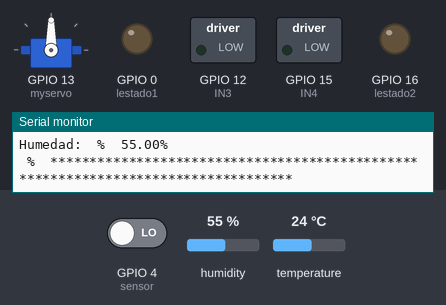
The sketch below on a simulated ESP8266 (NodeMCU). Parts: servo, switched loads named in the sketch (green lamp = pin HIGH), output pins drawn as LEDs (lit = HIGH), the last lines printed to the serial monitor. The inputs (shaded band) are chosen by the test bench; at power-on: GPIO 4 (sensor) LOW, humidity 55 %, temperature 24 °C. WiFi joins after 1.5 s; servers stay silent unless stated.

Above: at 2.7 s.
2.8 s: GPIO 4 (sensor) driven HIGH
At 6.9 s:
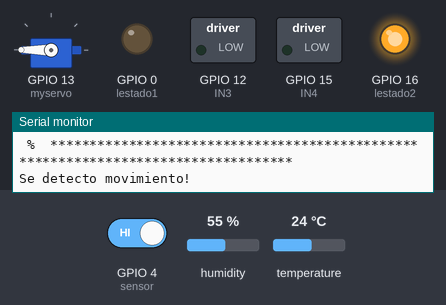
At 8.6 s:
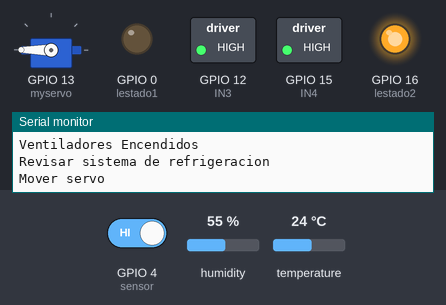
Timing chart, 0 to 10.1 s (numbered marks = the images above; inputs shaded):
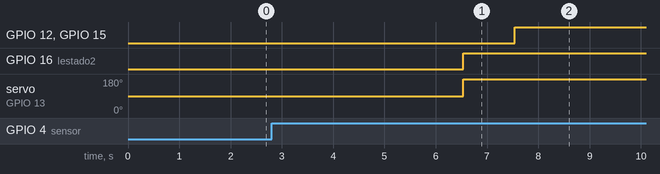

Measured:
- after the input at 2.8 s, GPIO 16 (lestado2): LOW → HIGH after 3.7 s instead of 5.8 s

The sketch:

proyecto.ino
```cpp
#include <DHT.h> // Librería sensores DHT
#include "ThingSpeak.h" // Include ThingSpeak Library
#include <ESP8266WiFi.h> // Include ESP8266wifi Library
#define DHTPIN 2// pin al que hemos conectado el DHT 11
#define DHTTYPE DHT11 //DHT21, DHT22
#include <Servo.h> //servomotor
Servo myservo;
int IN3 = 12;
int IN4 = 15;
int lestado1 = 0;  // Digital pin D2
int lestado2 = 16;  // Digital pin D2
int sensor = 4;  // Digital pin D6
char ssid[] = "ZTE-ec1596"; // Nombre del WiFi (nombre del router)
char pass[] = "Home789*Aa"; // WiFi router password
unsigned long myChannelNumber = 1399943; // Thingspeak número de canal
const char * myWriteAPIKey = "455X3MNZ8XFJL4KW"; // ThingSpeak write API Key
DHT dht(DHTPIN, DHT11, 27);
int status = WL_IDLE_STATUS;
WiFiClient client;
float temperatura;
float humedad;

void setup() {
    pinMode(sensor, INPUT);   // declare sensor as input
    pinMode(IN4, OUTPUT);    // Input4 conectada al pin 5
    pinMode(IN3, OUTPUT);    // Input3 conectada al pin 6
    pinMode(lestado1, OUTPUT);  // declare LED as output
    pinMode(lestado2, OUTPUT);  // declare LED as output
    WiFi.begin(ssid, pass); // Inicia WiFi
    ThingSpeak.begin(client); // Inicia ThingSpeak
    Serial.begin(115200); // Velocidad puerto serie
    Serial.println();
    myservo.attach(13); // attaches the servo on pin D7 to the servo object
    Serial.print("Conectando a ");
    Serial.print(ssid);
    while (WiFi.status() != WL_CONNECTED)
    {
    delay(500);
    Serial.print(".");
    }
    Serial.println();
    Serial.println("Conectado a WiFi");
    Serial.print("Dirección IP: ");
    Serial.println(WiFi.localIP());
    dht.begin(); // Inicia el sensor
    }

void loop() {
    //leemos humedad
    float humedad = dht.readHumidity();
    // usamos variables tipo float para guardar valores decimales
    // Leemos temperatura
    float temperatura = dht.readTemperature();
    // Comprobamos si las lecturas pueden dar algún fallo mediante la función isnan()
    // Esta función devuelve un 1 en caso de que el valor no sea numérico
    // Los caracteres || son como un OR. Si se cumple una de las dos condiciones mostramos error
    if (isnan(humedad) || isnan(temperatura)) {
    Serial.println("Fallo en la lectura del sensor DHT!");
    return;
    }
    Serial.println("**********************************************************************************");
       Serial.print("Temperatura: ");
       Serial.print(temperatura, 0);
       Serial.println("°C");
       Serial.print("Humedad: ");
       Serial.print(" %\t");
       Serial.print(humedad, 2);
       Serial.println("%");
       Serial.print(" %\t");
       Serial.println("**********************************************************************************");
       Serial.println();
       delay(5000);
      long estado = digitalRead(sensor);
        if(estado == HIGH) {
          digitalWrite (lestado2, HIGH);
          Serial.println("Se detecto movimiento!");
          //mover servomotor pos 180ª
          myservo.write(180);
          delay(1000);
        }
        else {
          digitalWrite (lestado1, LOW);
          Serial.println("No se detecto movimiento!");
          //mover servomotor pos 0ª
          myservo.write(0);
          delay(1000);
          }
        if(temperatura>16){ //Condición para mantener el ambiente fresco.
          Serial.println("Ventiladores Encendidos");
          Serial.println("Revisar sistema de refrigeracion");
          digitalWrite (IN4, HIGH);
          digitalWrite (IN3, HIGH);
          Serial.println("Mover servo");
          //mover servomotor pos 180ª
          myservo.write(180);
          temperatura= dht.readTemperature(); //Volvemos a leer la temperatura
          delay(1000);
          digitalWrite(lestado2, HIGH);
          delay(10);
        }
        else
          {
          Serial.println("Ventiladores Apagados");
          digitalWrite (IN3, LOW);
          digitalWrite (IN4, LOW);
          Serial.println("Mover servo");
          Serial.println("Sistema de refrigeracion estable");
          //mover servomotor pos 0ª
          myservo.write(0);
          delay(10);
          digitalWrite(lestado1, HIGH);
          }
//Carga los valores a enviar
ThingSpeak.setField(1, temperatura);
ThingSpeak.setField(2, humedad);
ThingSpeak.setField(3, estado);
//Escribe todos los campos a la vez.
ThingSpeak.writeFields(myChannelNumber, myWriteAPIKey);
Serial.println("¡Datos enviados a ThingSpeak!");
//Añadimos un retraso de 5 minutos para limtitar el número de escrituras en Thinhspeak
delay (300000);
}
```
